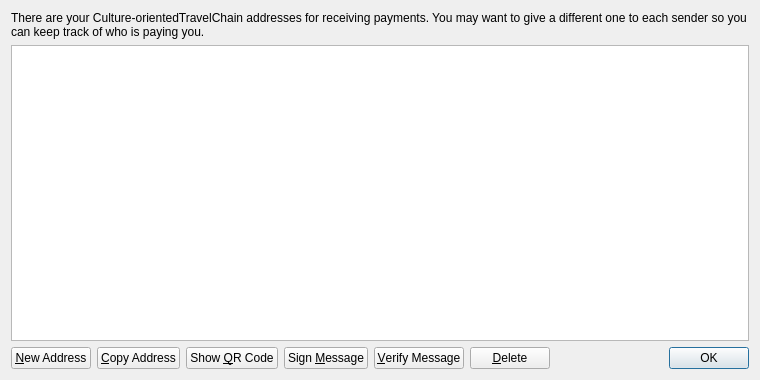
<?xml version="1.0" encoding="UTF-8"?>
<ui version="4.0">
 <class>AddressBookPage</class>
 <widget class="QWidget" name="AddressBookPage">
  <property name="geometry">
   <rect>
    <x>0</x>
    <y>0</y>
    <width>760</width>
    <height>380</height>
   </rect>
  </property>
  <property name="windowTitle">
   <string>Address Book</string>
  </property>
  <layout class="QVBoxLayout" name="verticalLayout">
   <item>
    <widget class="QLabel" name="labelExplanation">
     <property name="text">
      <string>There are your Culture-orientedTravelChain addresses for receiving payments. You may want to give a different one to each sender so you can keep track of who is paying you.</string>
     </property>
     <property name="textFormat">
      <enum>Qt::PlainText</enum>
     </property>
     <property name="wordWrap">
      <bool>true</bool>
     </property>
    </widget>
   </item>
   <item>
    <widget class="QTableView" name="tableView">
     <property name="contextMenuPolicy">
      <enum>Qt::CustomContextMenu</enum>
     </property>
     <property name="toolTip">
      <string>Double-click to edit address or label</string>
     </property>
     <property name="tabKeyNavigation">
      <bool>false</bool>
     </property>
     <property name="alternatingRowColors">
      <bool>true</bool>
     </property>
     <property name="selectionMode">
      <enum>QAbstractItemView::SingleSelection</enum>
     </property>
     <property name="selectionBehavior">
      <enum>QAbstractItemView::SelectRows</enum>
     </property>
     <property name="sortingEnabled">
      <bool>true</bool>
     </property>
     <attribute name="verticalHeaderVisible">
      <bool>false</bool>
     </attribute>
    </widget>
   </item>
   <item>
    <layout class="QHBoxLayout" name="horizontalLayout">
     <item>
      <widget class="QPushButton" name="newAddressButton">
       <property name="toolTip">
        <string>Create a new address</string>
       </property>
       <property name="text">
        <string>&amp;New Address</string>
       </property>
       <property name="icon">
        <iconset resource="../bitcoin.qrc">
         <normaloff>:/icons/add</normaloff>:/icons/add</iconset>
       </property>
      </widget>
     </item>
     <item>
      <widget class="QPushButton" name="copyToClipboard">
       <property name="toolTip">
        <string>Copy the currently selected address to the system clipboard</string>
       </property>
       <property name="text">
        <string>&amp;Copy Address</string>
       </property>
       <property name="icon">
        <iconset resource="../bitcoin.qrc">
         <normaloff>:/icons/editcopy</normaloff>:/icons/editcopy</iconset>
       </property>
      </widget>
     </item>
     <item>
      <widget class="QPushButton" name="showQRCode">
       <property name="text">
        <string>Show &amp;QR Code</string>
       </property>
       <property name="icon">
        <iconset resource="../bitcoin.qrc">
         <normaloff>:/icons/qrcode</normaloff>:/icons/qrcode</iconset>
       </property>
      </widget>
     </item>
     <item>
      <widget class="QPushButton" name="signMessage">
       <property name="toolTip">
        <string>Sign a message to prove you own a Culture-orientedTravelChain address</string>
       </property>
       <property name="text">
        <string>Sign &amp;Message</string>
       </property>
       <property name="icon">
        <iconset resource="../bitcoin.qrc">
         <normaloff>:/icons/edit</normaloff>:/icons/edit</iconset>
       </property>
      </widget>
     </item>
     <item>
      <widget class="QPushButton" name="verifyMessage">
       <property name="toolTip">
        <string>Verify a message to ensure it was signed with a specified Culture-orientedTravelChain address</string>
       </property>
       <property name="text">
        <string>&amp;Verify Message</string>
       </property>
       <property name="icon">
        <iconset resource="../bitcoin.qrc">
         <normaloff>:/icons/transaction_0</normaloff>:/icons/transaction_0</iconset>
       </property>
      </widget>
     </item>
     <item>
      <widget class="QPushButton" name="deleteButton">
       <property name="toolTip">
        <string>Delete the currently selected address from the list</string>
       </property>
       <property name="text">
        <string>&amp;Delete</string>
       </property>
       <property name="icon">
        <iconset resource="../bitcoin.qrc">
         <normaloff>:/icons/remove</normaloff>:/icons/remove</iconset>
       </property>
      </widget>
     </item>
     <item>
      <spacer name="horizontalSpacer">
       <property name="orientation">
        <enum>Qt::Horizontal</enum>
       </property>
       <property name="sizeHint" stdset="0">
        <size>
         <width>40</width>
         <height>20</height>
        </size>
       </property>
      </spacer>
     </item>
     <item>
      <widget class="QDialogButtonBox" name="buttonBox">
       <property name="sizePolicy">
        <sizepolicy hsizetype="Maximum" vsizetype="Fixed">
         <horstretch>0</horstretch>
         <verstretch>0</verstretch>
        </sizepolicy>
       </property>
       <property name="standardButtons">
        <set>QDialogButtonBox::Ok</set>
       </property>
      </widget>
     </item>
    </layout>
   </item>
  </layout>
 </widget>
 <resources>
  <include location="../bitcoin.qrc"/>
 </resources>
 <connections/>
</ui>
